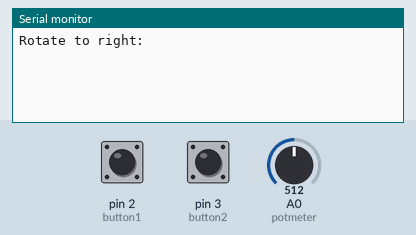
Bench run of a sketch on a simulated Arduino Uno, built with avr-gcc and run on an emulated ATmega328P. Parts: the last lines printed to the serial monitor. The inputs (shaded band) are chosen by the test bench; at power-on: A0 (potmeter) = 512, pin 2 (button1) LOW, pin 3 (button2) LOW.

Above: at 1.2 s.
1.3 s: A0 (potmeter) set to 306
At 1.7 s:
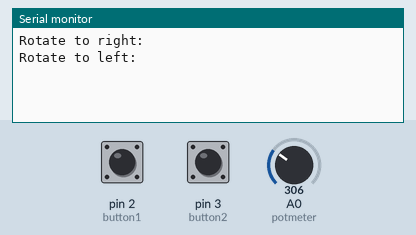
2.8 s: pin 2 (button1) pulled HIGH for 0.15 s
At 4.0 s:
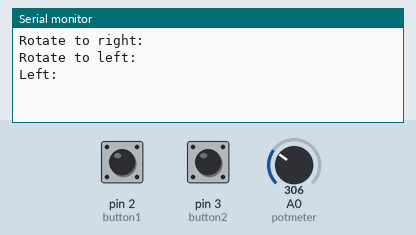
4.4 s: pin 3 (button2) pulled HIGH for 0.15 s
At 5.3 s:
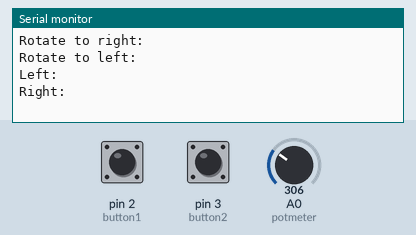

Measured:
- after the input at 1.3 s, the serial monitor: prints a new line at once (image 1)
- after the input at 2.8 s, the serial monitor: prints a new line at once (image 2)
- after the input at 4.4 s, the serial monitor: prints a new line at once (image 3)

The sketch:

gamecontroller.ino
```cpp
#define debug false
#define button1 2
int button1State = 0;
#define button2 3
int button2State = 0;
#define potmeter A0
int potmeterValue = 0;
int potmeterNewValue = 0;

void setup() {
  Serial.begin(9600);
  pinMode(button1, INPUT);
  pinMode(button2, INPUT);
  pinMode(potmeter, INPUT);
}

void loop() {
  button1State = digitalRead(button1); // button left
  button2State = digitalRead(button2); // button right

  if(button1State == HIGH) {
    Serial.println("Left:");
    delay(200);
  } else if (button2State == HIGH) {
    Serial.println("Right:");
    delay(200);
  }

  static int potmeterPrevValue = 0;

  potmeterValue = analogRead(potmeter); // potmeter
  potmeterNewValue = map(potmeterValue, 0, 1023, 1, 4); // 4 is het aantal mogelijke rotaties

  // checkt of potmeter roteert
  if(potmeterPrevValue > potmeterNewValue) {
    Serial.println("Rotate to left:");
    delay(200);
  } else if(potmeterPrevValue < potmeterNewValue) {
    Serial.println("Rotate to right:");
    delay(200);
  }

  potmeterPrevValue = potmeterNewValue;


  if(debug) { // debug d.m.v. serial prints
    // button 1
    Serial.print("Button 1: ");
    Serial.println(button1State);
    // button 2
    Serial.print("Button 2: ");
    Serial.println(button2State);
    // potmeter
    Serial.print("Potmeter: ");
    Serial.println(potmeterValue);
    // potmeter new value
    Serial.print("New potmeter value: ");
    Serial.println(potmeterNewValue);
  }
}
```
